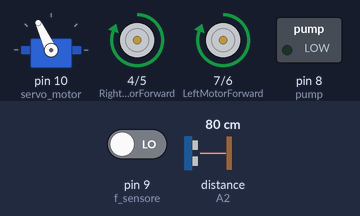
Bench run of a sketch on a simulated Arduino Uno, built with avr-gcc and run on an emulated ATmega328P. Shown: servo, motor-driver pin pairs drawn as motors (green arrow = first pin HIGH = forward, orange = second pin HIGH = backward, longer = more drive), switched loads named in the sketch (green lamp = pin HIGH). The test bench sets the inputs (shaded band); at power-on: distance to the obstacle (sensor on A2) 80 cm, pin 9 (f_sensore) LOW. The echo pulse lasts 58.3 µs per cm.

Above: at 3.9 s.
4.0 s: distance to the obstacle (sensor on A2) set to 23 cm
5.5 s: distance to the obstacle (sensor on A2) set to 18 cm
At 7.1 s:
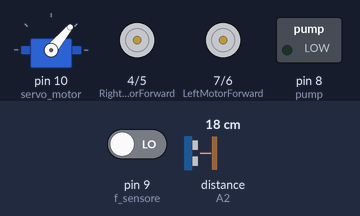
8.5 s: pin 9 (f_sensore) driven HIGH
At 10.5 s:
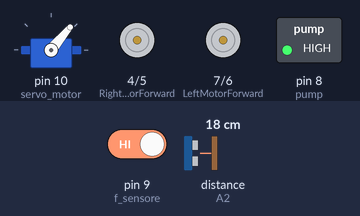
11.5 s: distance to the obstacle (sensor on A2) set to 35 cm
At 13.9 s:
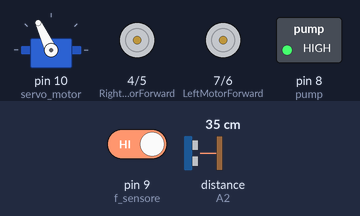
14.2 s: distance to the obstacle (sensor on A2) set to 2 cm
At 16.8 s:
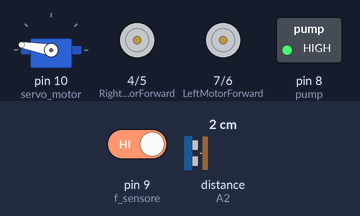
17.2 s: pin 9 (f_sensore) driven LOW
At 20.1 s:
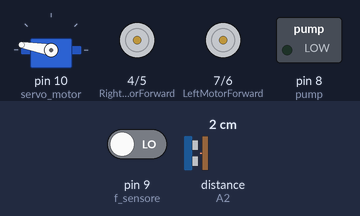
Timing chart, 0 to 21.2 s (numbered marks = the images above; inputs shaded):
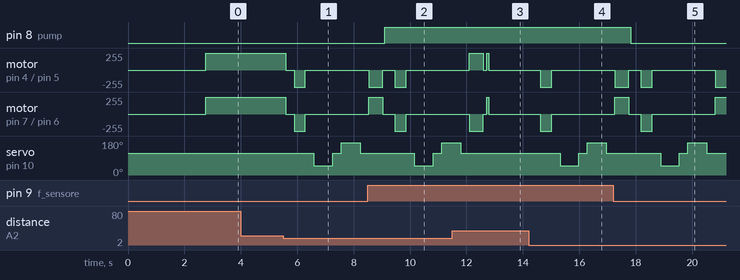

Measured:
- the behaviour switches between 21 and 20 cm on distance to the obstacle (sensor on A2) (found by bisection; images 0 and 1)
- after the input at 4.0 s, every drawn part: stays the same
- after the input at 5.5 s, motor on pin 4 (RightMotorForward) / pin 5 (RightMotorBackward), motor on pin 7 (LeftMotorForward) / pin 6 (LeftMotorBackward): forward 255/255 → stopped after 0.09 s, → backward 255/255 0.30 s later, → stopped 0.40 s later
- after the input at 8.5 s, pin 8 (pump): LOW → HIGH after 0.61 s
- after the input at 11.5 s, servo on pin 10 (servo_motor): goes on until 11.8 s, then stays 115°
- after the input at 14.2 s, motor on pin 4 (RightMotorForward) / pin 5 (RightMotorBackward), motor on pin 7 (LeftMotorForward) / pin 6 (LeftMotorBackward): stopped → backward 255/255 after 0.42 s, → stopped 0.40 s later; servo on pin 10 (servo_motor): 115° → 50° after 1.1 s, → 115° 0.67 s later, → 170° 0.30 s later, → 115° 0.67 s later
- after the input at 17.2 s, pin 8 (pump): HIGH → LOW after 0.63 s

The sketch:

BareMinServo.ino
```cpp
#include <Servo.h>          //Servo motor library. This is standard library
#include <NewPing.h>        //Ultrasonic sensor function library. You must install this library

//our L298N control pins
const int LeftMotorForward = 7;
const int LeftMotorBackward = 6;
const int RightMotorForward = 4;
const int RightMotorBackward = 5;

//sensor pins
#define trig_pin A1 //analog input 1
#define echo_pin A2 //analog input 2

#define maximum_distance 200
boolean goesForward = false;
int distance = 100;

NewPing sonar(trig_pin, echo_pin, maximum_distance); //sensor function
Servo servo_motor; //our servo name

boolean fire = false;
//connect PUMP to Digital Pin 8
#define pump 8
//Connect IR sensore TO Digital Pin 9
#define f_sensore 9

void setup(){

  pinMode(RightMotorForward, OUTPUT);
  pinMode(LeftMotorForward, OUTPUT);
  pinMode(LeftMotorBackward, OUTPUT);
  pinMode(RightMotorBackward, OUTPUT);
  pinMode(pump , OUTPUT);
  pinMode(f_sensore,INPUT);

  servo_motor.attach(10); //our servo pin

  servo_motor.write(115);
  delay(2000);
  distance = readPing();
  delay(100);
  distance = readPing();
  delay(100);
  distance = readPing();
  delay(100);
  distance = readPing();
  delay(100);
}

void loop(){
 int fire = digitalRead(f_sensore);
 if(fire==HIGH)
 {
    digitalWrite(pump,HIGH);
   fire = true;
    moveStop();
  }
  else{
    digitalWrite(pump,LOW);
    fire = false;
  }
  {
  int distanceRight = 0;
  int distanceLeft = 0;
  delay(50);


  if (distance <= 20){
    moveStop();
    delay(300);
    moveBackward();
    delay(400);
    moveStop();
    delay(300);
    distanceRight = lookRight();
    delay(300);
    distanceLeft = lookLeft();
    delay(300);

    if (distanceRight >= distanceLeft){
      turnRight();
      moveStop();
    }
    else{
      turnLeft();
      moveStop();
    }
  }
  else{
    moveForward();
  }
 }
    distance = readPing();
}

int lookRight(){
  servo_motor.write(50);
  delay(500);
  int distance = readPing();
  delay(100);
  servo_motor.write(115);
  return distance;
}

int lookLeft(){
  servo_motor.write(170);
  delay(500);
  int distance = readPing();
  delay(100);
  servo_motor.write(115);
  return distance;
  delay(100);
}

int readPing(){
  delay(70);
  int cm = sonar.ping_cm();
  if (cm==0){
    cm=250;
  }
  return cm;
}

void moveStop(){

  digitalWrite(RightMotorForward, LOW);
  digitalWrite(LeftMotorForward, LOW);
  digitalWrite(RightMotorBackward, LOW);
  digitalWrite(LeftMotorBackward, LOW);
}

void moveForward(){

  if(!goesForward){

    goesForward=true;

    digitalWrite(LeftMotorForward, HIGH);
    digitalWrite(RightMotorForward, HIGH);

    digitalWrite(LeftMotorBackward, LOW);
    digitalWrite(RightMotorBackward, LOW);
  }
}

void moveBackward(){

  goesForward=false;

  digitalWrite(LeftMotorBackward, HIGH);
  digitalWrite(RightMotorBackward, HIGH);

  digitalWrite(LeftMotorForward, LOW);
  digitalWrite(RightMotorForward, LOW);

}

void turnRight(){

  digitalWrite(LeftMotorForward, HIGH);
  digitalWrite(RightMotorBackward, HIGH);

  digitalWrite(LeftMotorBackward, LOW);
  digitalWrite(RightMotorForward, LOW);

  delay(500);

  digitalWrite(LeftMotorForward, HIGH);
  digitalWrite(RightMotorForward, HIGH);

  digitalWrite(LeftMotorBackward, LOW);
  digitalWrite(RightMotorBackward, LOW);


}

void turnLeft(){

  digitalWrite(LeftMotorBackward, HIGH);
  digitalWrite(RightMotorForward, HIGH);

  digitalWrite(LeftMotorForward, LOW);
  digitalWrite(RightMotorBackward, LOW);

  delay(500);

  digitalWrite(LeftMotorForward, HIGH);
  digitalWrite(RightMotorForward, HIGH);

  digitalWrite(LeftMotorBackward, LOW);
  digitalWrite(RightMotorBackward, LOW);
}
```
